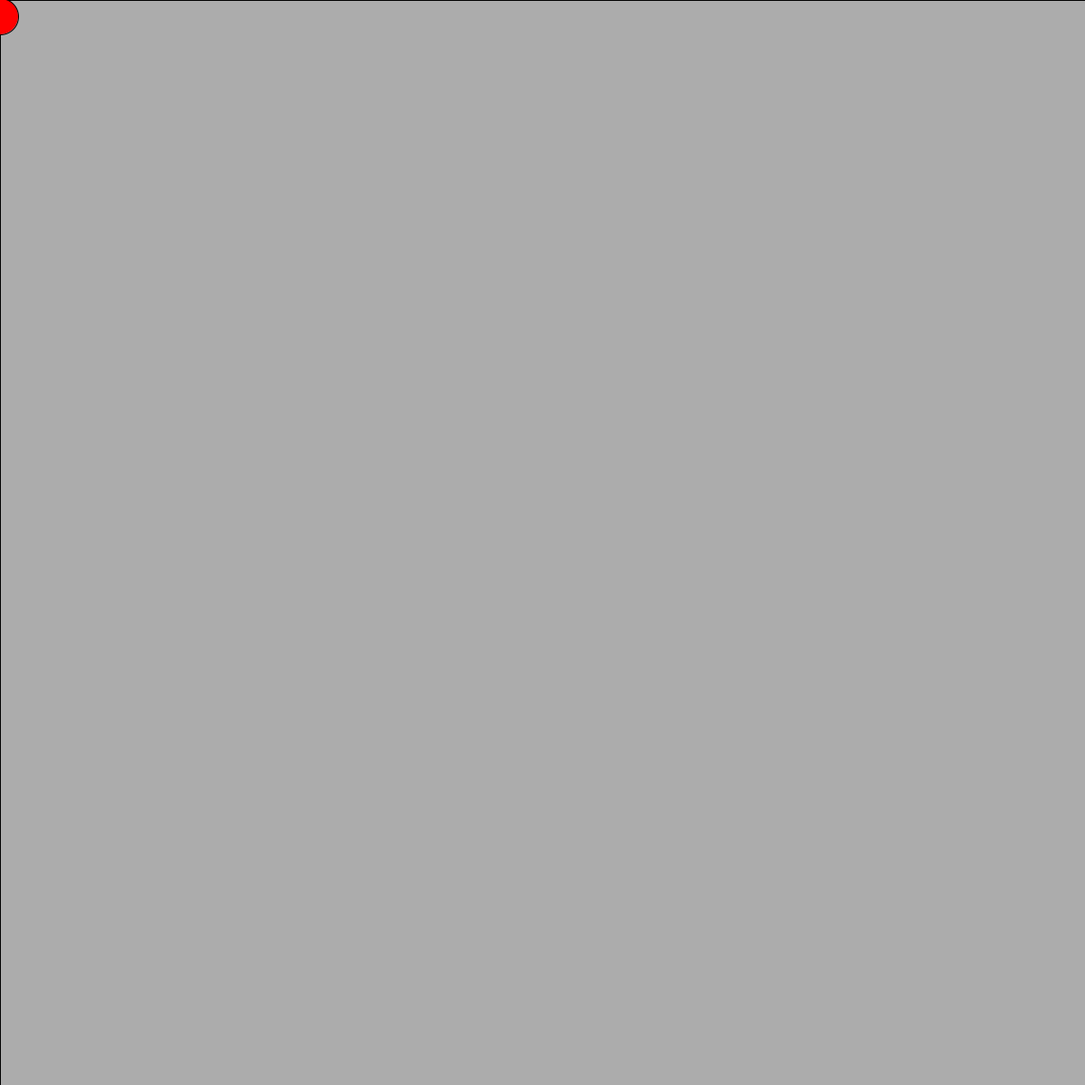
Frame 1 (no input)
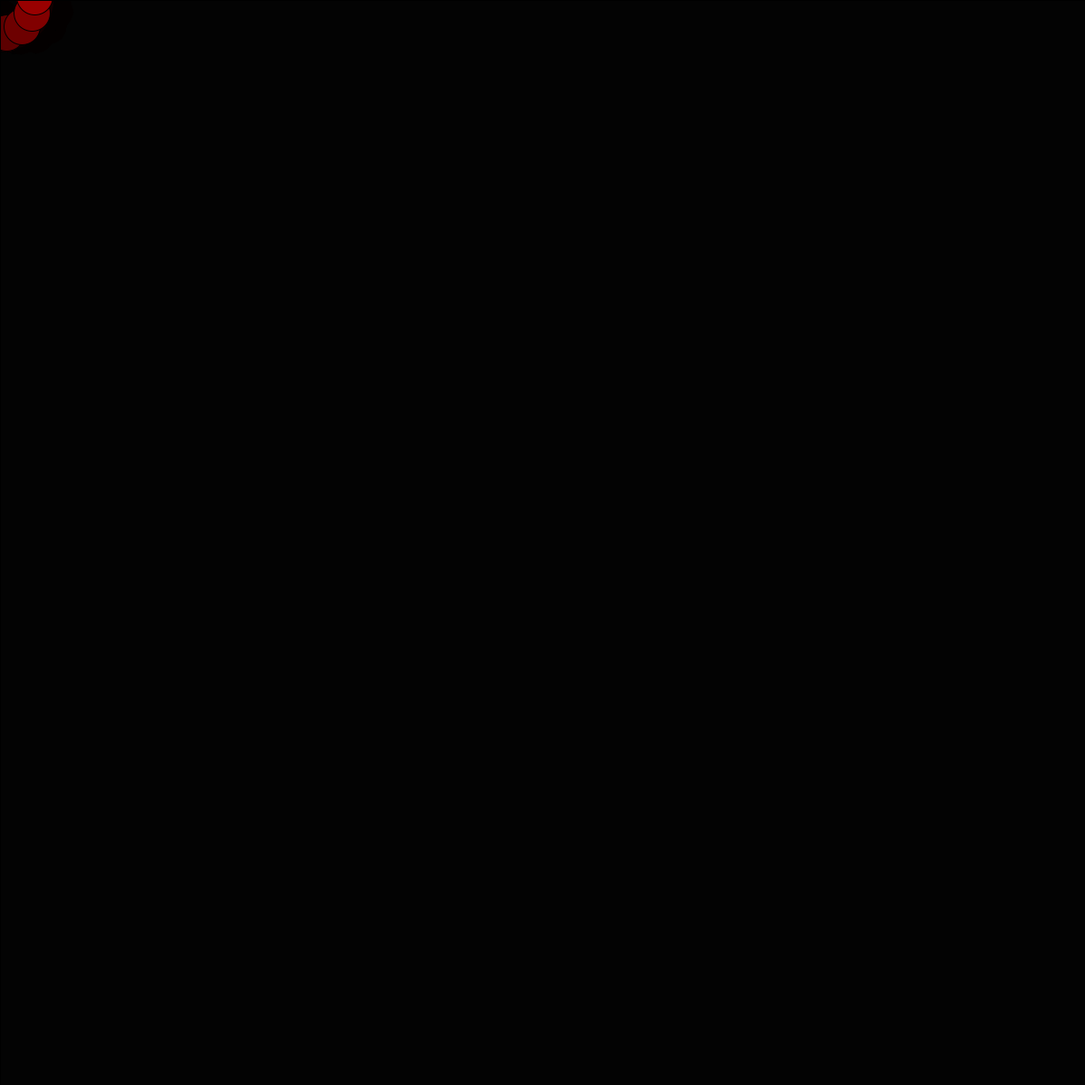
Frame 60 (the mouse pressed at the canvas centre just before this capture)
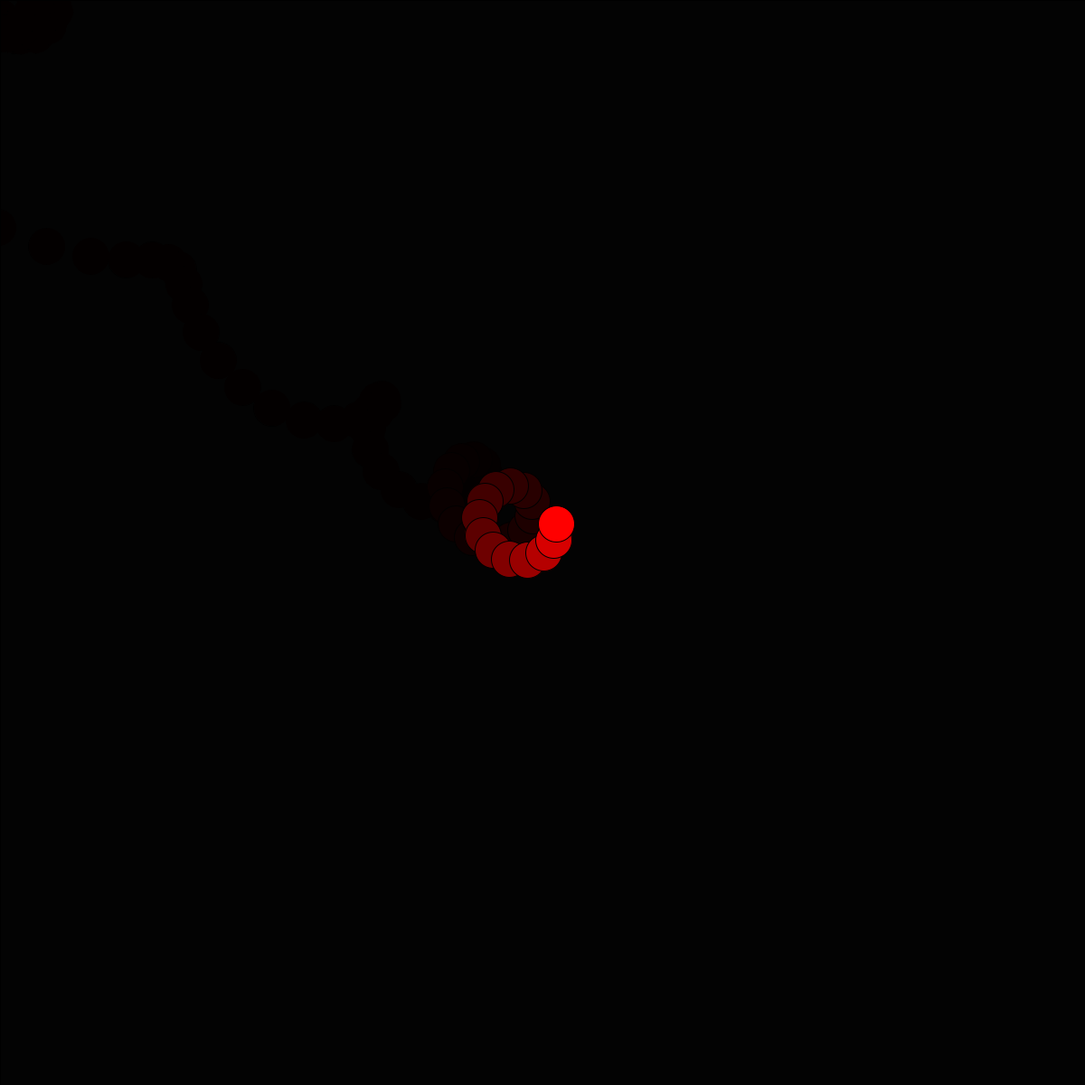
Frame 120 (the mouse held since frame 60 and released just before this capture)

The Processing sketch that drew these frames (run headless with seeded random() and noise(); from frame 60 on, the mouse is pressed at the canvas centre):

// Processing sketch: processing_141393
// ── processing_141393.pde

float angle = 0.0;
float offset = 60;
float scalar = 50;
float speed = 0.05;
float easing = 0.06;
float x;
float y;

void setup() {
  size(1200, 1200);
  smooth();
}

void draw() {
  fill(0,0,0,40);
  rect(0,0,width,height);
//  float targetX = mouseX;
//  float targetY = mouseY;
//  float x += (targetX - x) * easing;
  float scalar = 300 + 5*dist(mouseX, mouseY, pmouseX, pmouseY);
  float targetX = mouseX + sin(angle) * scalar;
  float targetY = mouseY + cos(angle) * scalar;
  x += (targetX - x) * easing;
  y += (targetY - y) * easing;
  fill(255,0,0,255);
  ellipse( x, y, 40, 40);
  angle += .5;
}
